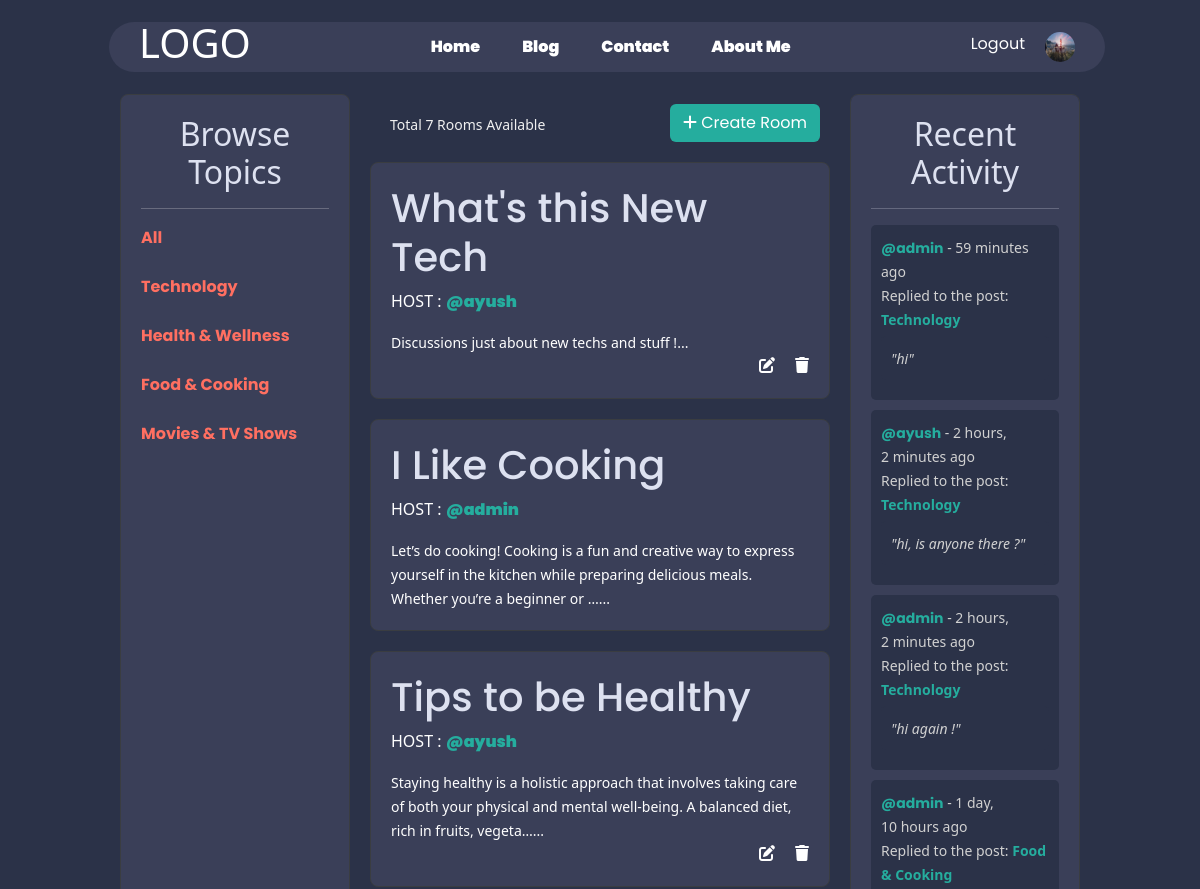
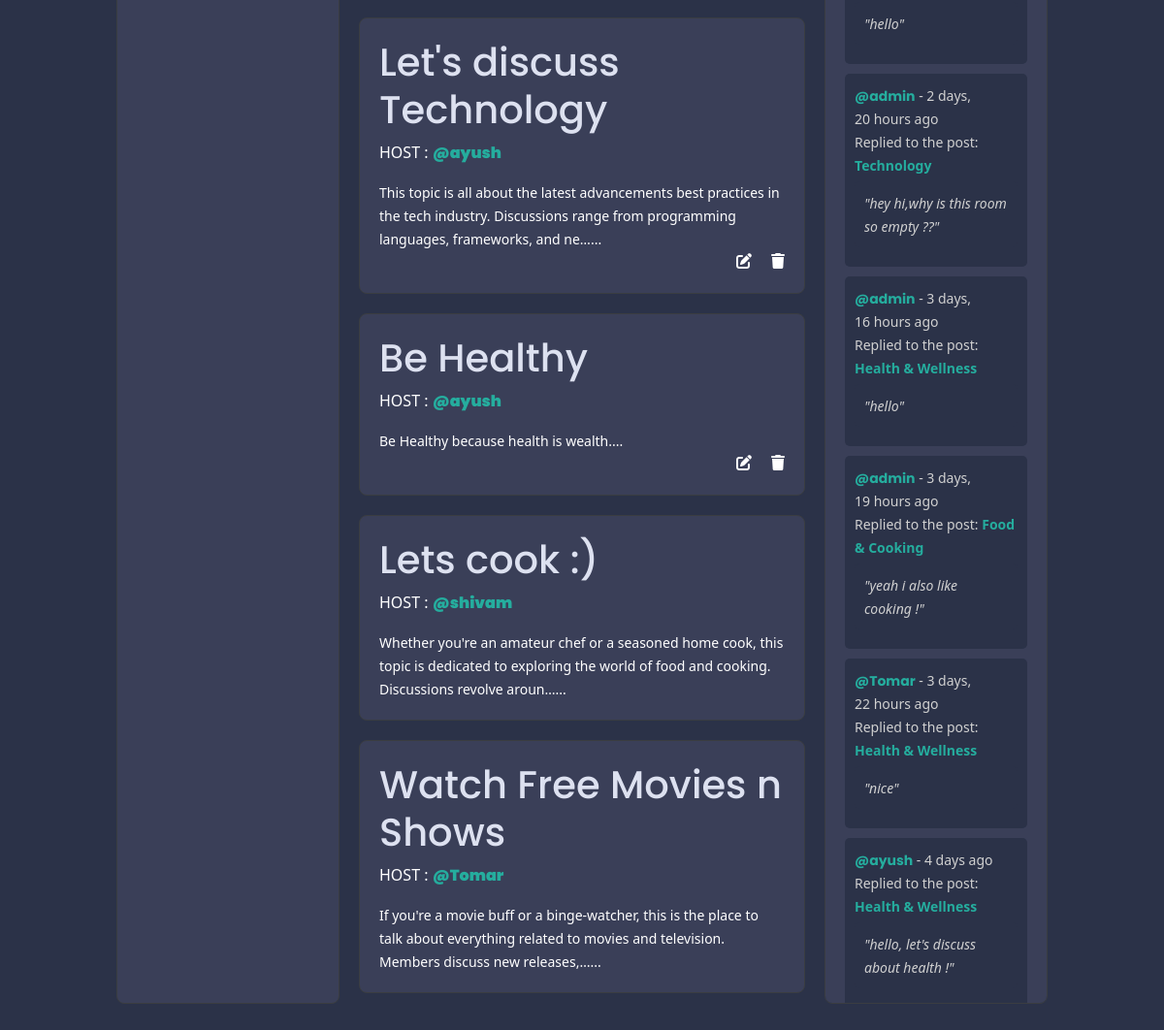
The app's page /room (signed in) with its own data (2 pictures, top to bottom).
### base/models.py (models this page shows, shortened)
class Topic(models.Model):
    name = models.CharField(max_length=200)
    def __str__(self):
        return str(self.name)

class Room(models.Model):
    host = models.ForeignKey(User, on_delete=models.SET_NULL, null=True) # if the user is deleted, set the host to null
    topic = models.ForeignKey(Topic, on_delete=models.SET_NULL, null=True)
    name = models.CharField(max_length=200)
    participants = models.ManyToManyField(User, related_name='participants', blank=True) # many to many field for participants and related_name='participants' to access the participants of a room
    description = models.TextField(null=True, blank=True)
    updated = models.DateTimeField(auto_now=True)
    created = models.DateTimeField(auto_now_add=True)
    class Meta:
        ordering = ['-updated', '-created']

class Messages(models.Model):
    user = models.ForeignKey(User, on_delete=models.CASCADE)
    room = models.ForeignKey(Room, on_delete=models.CASCADE)
    body = models.TextField()
    updated = models.DateTimeField(auto_now=True)
    created = models.DateTimeField(auto_now_add=True)
    class Meta:
        ordering = ['-updated', '-created']

### base/views.py (the view)
# urls.py: path('room', views.roomDisplay, name='roomDisplay'),
def roomDisplay(request):
    q = request.GET.get('q') if request.GET.get('q') else ''
    topic = Topic.objects.all()
    room = Room.objects.filter(
        Q(topic__name__icontains=q) |   #The double underscore (__) is a Django ORM lookup to access related fields from a foreign key relationship.
        Q(name__icontains=q) |          # The | is a logical OR operator imported from django.db.models
        Q( description__icontains=q) |  # The icontains is a lookup that returns all rows where the given field contains the specified value
        Q(host__username__icontains=q)
    )
    room_messages = Messages.objects.filter(Q(room__topic__name__icontains=q)) # We used the filter method to filter the messages based on the search query
    room_count = room.count()   # We used the count() method to get the number of rooms that match the search query
    return render(request, 'base/home.html', {"rooms":room, "topics":topic, "room_count":room_count, "room_messages": room_messages})

### base/templates/base/home.html (shortened to what this page needs)
{% extends 'main.html' %}
{% block content %}
<div class="home-container">
    {% include "base/components/topics_component.html" %}
    {% include "base/components/room_component.html" %}
    {% include "base/components/activity_component.html" %}
</div>
{% endblock %}

### base/templates/base/components/topics_component.html (shortened to what this page needs)
<div class="browseTopics">
    <h2>Browse Topics</h2>
    <hr>
    <div>
        <a href="{% url 'roomDisplay' %}">All</a><br><br>
    </div>
    {% for topic in topics %}
    <div>
        <a href="{% url 'roomDisplay' %}?q={{ topic.name }}">{{ topic.name }}</a><br><br>
    </div>
    {% endfor %}
</div>

### base/templates/base/components/room_component.html (shortened to what this page needs)
<div class="room-main-container">
    <div class="tab-above" style="display: flex; justify-content: space-between; margin: 10px;">
        <small style="margin: 10px; color: #f0f0f0;">Total {{ room_count }} Rooms Available</small><br><br>
        <a href="{% url 'create-room' %}" style="text-decoration: none; color: white;">
            <button class="btn " style="background-color: var(--accent-color);color:white;"><i class="fas fa-plus"></i> Create Room</button>
        </a>
    </div>
    <div class="room-container">
        {% for room in rooms %}
        <div class="rooms">
            <h1><a href="{% url 'room' room.id %}">{{ room.name }}</a></h1>
            <p>HOST : <a href="{% url 'user-profile' room.host.id %}">@{{ room.host }}</a></p>
            <small>{{ room.description|truncatechars:150 }}...</small>
            <div style="display:flex; justify-content:end; gap:20px">
                {% if request.user == room.host %}
                <a href="{% url 'update-room' room.id %}"><i class="fas fa-edit"></i>
                </a>
                <a href="{% url 'delete-room' room.id %}"><i class="fas fa-trash"></i>
                </a>
                {% endif %}
            </div>
        </div>
        {% endfor %}
    </div>
</div>

### base/templates/base/components/activity_component.html (shortened to what this page needs)
{% block content %}
<div class="recent-activity">
    <h2>Recent Activity</h2>
    <hr>
    {% for message in room_messages %}
    <div>
        <small><a href="{% url 'user-profile' message.user.id %}">@{{ message.user }}</a> - {{ message.created|timesince }} ago</small>
        <br>
        <small>Replied to the post: <strong>{{ message.room.topic }}</strong></small>
        <br>
        <div class="message-body">
            <small>"{{ message.body }}"</small>
        </div>
    </div>
    {% endfor %}
</div>
{% endblock %}

### base/templates/base/components/topics_component.html (style rules this page uses)
.browseTopics { background-color: var( --light-shade ); color: #f0f0f0; padding: 20px; border-radius: 8px; border: 1px solid #3a3d41; height: 80vh; }
.browseTopics h2 { text-align: center; color: #DDE1F0; }
.browseTopics a { color: #FF6F61; font-weight: bold; }

### base/templates/base/components/room_component.html (style rules this page uses)
.room-main-container { height: 80vh; display: flex; flex-direction: column; }
.room-container { overflow-y: auto; flex-grow: 1; height: calc(80vh - 100px); }
.rooms { background-color: var( --light-shade ); padding: 20px; margin-bottom: 20px; border-radius: 8px; border: 1px solid #3a3d41; }
.rooms h1 a { color: #DDE1F0 !important; }
.rooms p a { color: var(--accent-color); font-weight: 900; }
.rooms i { color: white !important; }
a { text-decoration: none !important; }

### base/templates/base/components/activity_component.html (style rules this page uses)
.recent-activity { background-color: var( --light-shade ); color: #DDE1F0; padding: 20px; border-radius: 8px; border: 1px solid #3a3d41; overflow:scroll; height: 80vh; }
.recent-activity h2 { text-align: center; color: #DDE1F0; }
.recent-activity a { color: var(--accent-color); font-weight: bold; }
.recent-activity div { background-color: var(--base-color); padding: 10px; margin-bottom: 10px; border-radius: 5px; color: #d1d1d1; }
.recent-activity div strong { color: var(--accent-color); }
.message-body { background-color: #24282e; color: #f0f0f0; padding: 10px; border-radius: 5px; margin-top: 5px; font-style: italic; }
a { text-decoration: none !important; }

### records on screen
Topic: name "Technology"
Topic: name "Health & Wellness"
Topic: name "Food & Cooking"
Topic: name "Movies & TV Shows"
Room: name "What's this New Tech", host "ayush", description "Discussions just about new techs and stuff !"
Room: name "I Like Cooking", host "admin", description "Let’s do cooking! Cooking is a fun and creative way to express yourself in the kitchen while preparing delicious meals. Whether you’re a beginner or …"
Room: name "Tips to be Healthy", host "ayush", description "Staying healthy is a holistic approach that involves taking care of both your physical and mental well-being. A balanced diet, rich in fruits, vegeta…"
Room: name "Let's discuss Technology", host "ayush", description "This topic is all about the latest advancements best practices in the tech industry. Discussions range from programming languages, frameworks, and ne…"
Room: name "Be Healthy", host "ayush", description "Be Healthy because health is wealth."
Room: name "Lets cook :)", host "shivam", description "Whether you're an amateur chef or a seasoned home cook, this topic is dedicated to exploring the world of food and cooking. Discussions revolve aroun…"
Room: name "Watch Free Movies n Shows", host "Tomar", description "If you're a movie buff or a binge-watcher, this is the place to talk about everything related to movies and television. Members discuss new releases,…"
Messages: user "admin", created "59 minutes", room.topic "Technology", body "hi"
Messages: user "ayush", created "2 hours, 2 minutes", room.topic "Technology", body "hi, is anyone there ?"
Messages: user "admin", created "2 hours, 2 minutes", room.topic "Technology", body "hi again !"
Messages: user "admin", created "1 day, 10 hours", room.topic "Food & Cooking", body "hello"
Messages: user "admin", created "2 days, 20 hours", room.topic "Technology", body "hey hi,why is this room so empty ??"
Messages: user "admin", created "3 days, 16 hours", room.topic "Health & Wellness", body "hello"
Messages: user "admin", created "3 days, 19 hours", room.topic "Food & Cooking", body "yeah i also like cooking !"
Messages: user "Tomar", created "3 days, 22 hours", room.topic "Health & Wellness", body "nice"
Messages: user "ayush", created "4 days", room.topic "Health & Wellness", body "hello, let's discuss about health !"

### other values on screen
{{ room_count }} "7"
